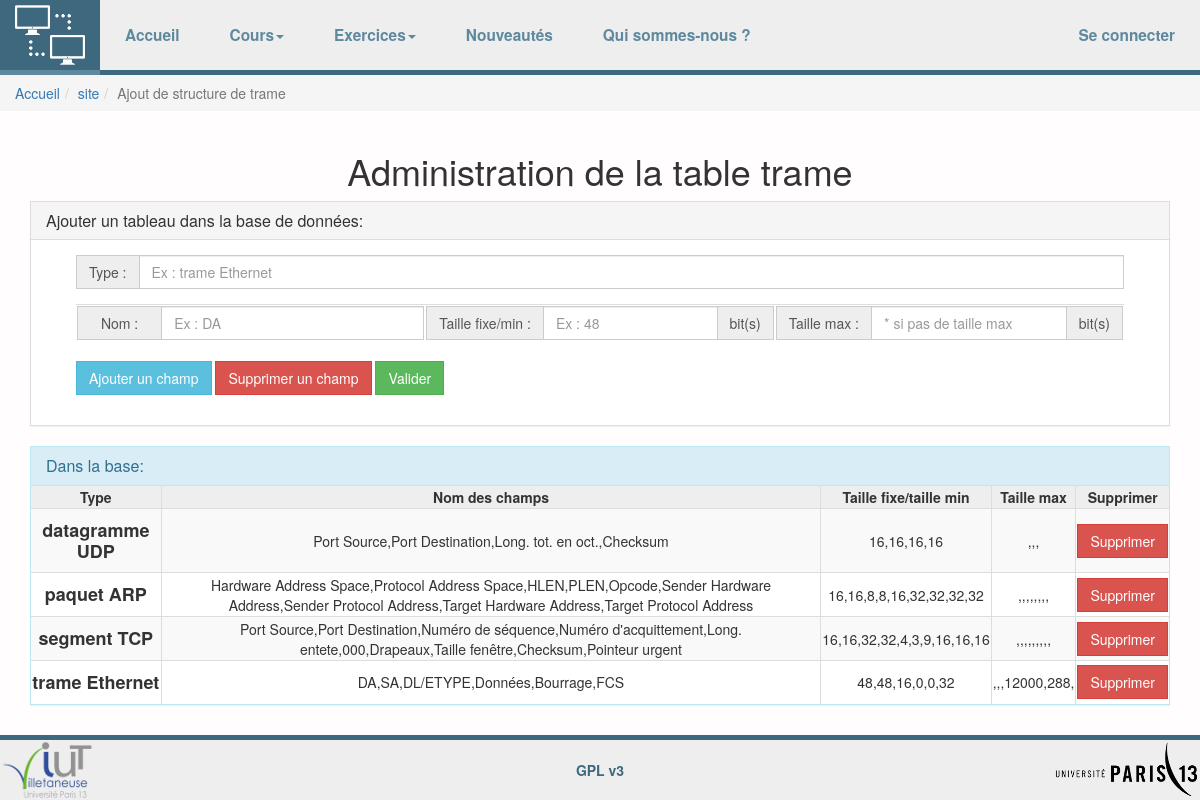
The app's page /site/Administration/admin_trame.php with its own data.
### tables this page shows
CREATE TABLE `trame` (
  `Nom` varchar(32) NOT NULL,
  `Tab` text NOT NULL,
  `tailleMinFixe` text NOT NULL,
  `tailleMax` text NOT NULL,
  PRIMARY KEY (`Nom`)
);

### site/Administration/admin_trame.php (the view, shortened to what this page needs)
<?php
    require('../ressources/header.php');
    require('../ressources/connectBDD.php');
?>
<div class="container">
    <div class="row" >
        <div class="col-md-12 col-xs-12">
            <h1 class="text-center" >Administration de la table trame</h1>
            <div class="panel panel-default <?php if(array_key_exists('success',$_SESSION)&&$_SESSION['success']==1): echo 'panel-success'; elseif(!array_key_exists('type',$_SESSION)&&!array_key_exists('ajoutTab',$_SESSION)&&!array_key_exists('ajoutTabMin',$_SESSION)&&!array_key_exists('ajoutTabMax',$_SESSION)): ;else: echo'panel-danger'; endif; ?>">
                <div class="panel-heading">
                    <h3 class="panel-title">Ajouter un tableau dans la base de données:</h3>
                </div>
                <div class="panel-body">
                    <form id="contact" method="post" action="ajout_trame.php" class="col-xs-12 col-md-12">
                        <div class="col-xs-12 col-md-12">
                            <div class="form-group">
                                <div class="input-group col-xs-12 col-md-12 <?php if(array_key_exists('type',$_SESSION)&&$_SESSION['type'][1]==1): echo 'has-success'; elseif(array_key_exists('type',$_SESSION)&&$_SESSION['type'][1]==0): echo'has-error'; endif; ?>">
                                    <div class="input-group-addon">Type : </div>
                                    <input type="text" class="form-control" id="inputname" name="name" placeholder="Ex : trame Ethernet" value="<?php if(array_key_exists('type',$_SESSION)):echo $_SESSION['type'][0]; endif; ?>">
                                </div>
                            </div>
                            <div style="margin-bottom: 15px;">
                                <table class="table">
                                    <tbody id="tbody">
                                        <tr id="champ_0" class="form-inline form-group">
                                            <td class="col-xs-4 col-md-4">
                                                <div class="col-xs-12 col-md-12 input-group <?php if(array_key_exists('ajoutTab',$_SESSION)&&$_SESSION['ajoutTab'][1]==1): echo 'has-success'; elseif(array_key_exists('ajoutTab',$_SESSION)&&$_SESSION['ajoutTab'][1]==0): echo'has-error'; endif; ?>">
                                                    <div class="input-group-addon">Nom :</div>
                                                    <input type="text" class="form-control" id="inputname_0" name="name_0" placeholder="Ex : DA" value=<?php if(array_key_exists('ajoutTab',$_SESSION)): echo $_SESSION['ajoutTab'][0]; endif; ?>>
                                                </div>
                                            </td>
                                            <td class="col-xs-4 col-md-4">
                                                <div class="col-xs-12 col-md-12 input-group <?php if(array_key_exists('ajoutTabMin',$_SESSION)&&$_SESSION['ajoutTabMin'][1]==1): echo 'has-success'; elseif(array_key_exists('ajoutTabMin',$_SESSION)&&$_SESSION['ajoutTabMin'][1]==0): echo'has-error'; endif; ?>">
                                                    <div class="input-group-addon">Taille fixe/min :</div>
                                                    <input type="text" class="form-control" id="inputmin_0" name="min_0" placeholder="Ex : 48" value=<?php if(array_key_exists('ajoutTab',$_SESSION)): echo $_SESSION['ajoutTabMin'][0]; endif; ?>>
                                                    <div class="input-group-addon">bit(s)</div>
                                                </div>
                                            </td>
                                            <td class="col-xs-4 col-md-4">
                                                <div class="col-xs-12 col-md-12 input-group <?php if(array_key_exists('ajoutTabMax',$_SESSION)&&$_SESSION['ajoutTabMax'][1]==1): echo 'has-success'; elseif(array_key_exists('ajoutTabMax',$_SESSION)&&$_SESSION['ajoutTabMax'][1]==0): echo'has-error'; endif; ?>">
                                                    <div class="input-group-addon">Taille max :</div>
                                                    <input type="text" class="form-control" id="inputmax_0" name="max_0" placeholder="* si pas de taille max" value=<?php if(array_key_exists('ajoutTab',$_SESSION)): echo $_SESSION['ajoutTabMax'][0]; endif;?>>
                                                    <div class="input-group-addon">bit(s)</div>
                                                </div>
                                            </td>
                                        </tr>
                                    </tbody>
                                </table>
                            </div>
                            <div class="form-group">
                                <input type="button" class="btn btn-info" id="valider_champ" value="Ajouter un champ"/>
                                <input type="button" class="btn btn-danger" id="suppr_champ" value="Supprimer un champ" />
                                <input type="submit" class="btn btn-success" id="valider" value="Valider"/>
                            </div>
                        </div>
                    </form>
                </div>
            </div>
        </div>
        <div class="col-md-12 col-xs-12">
            <div class="panel panel-info">
                <div class="panel-heading">
                    <h3 class="panel-title">Dans la base:</h3>
                </div>
                <table class="table table-striped table-bordered">
                    <thead>
                        <tr>
                            <th class="text-center">
                                Type
                            </th>
                            <th class="text-center">
                                Nom des champs
                            </th>
                            <th class="text-center">
                                Taille fixe/taille min
                            </th>
                            <th class="text-center">
                                Taille max
                            </th>
                            <th class="text-center">
                                Supprimer
                            </th>
                        </tr>
                    </thead>
                    <tbody id="in_base">
                    <?php
                        try{
                            $req = $bdd->prepare('SELECT * from trame');
                        	$req->execute();
                			while($rep = $req->fetch(PDO::FETCH_ASSOC)){
                			    echo '<tr><td class="text-center"><h4><strong>'.$rep['Nom'].'</strong></h4></td><td>'.$rep['Tab'].'</td><td>'.$rep['tailleMinFixe'].'</td><td>'.$rep['tailleMax'].'</td><td><form method="post" action="delete_trame.php"><input type="hidden" name="nom" value="'.$rep['Nom'].'" /><input type="submit" class="btn btn-danger" name="'.$rep['Nom'].'" value="Supprimer"/></form></td></tr>';
                			}
                        }
                        catch(PDOException $e)
                        {
                            die('<p> Erreur['.$e->getCode.'] : '.$e->getMessage().'</p>');
                        }
                    ?>
                    </tbody>
                </table>
            </div>
        </div>
    </div>
</div>
<?php
    include("../ressources/footer.php");
?>

### site/css/style_principal.css (style rules this page uses)
body { margin-bottom: 65px; background-color:#FFFDFD; }
html { position: relative; min-height: 100%; }
.btn { transition: all ease-in-out 0.2s; }
.table > thead > tr > th { text-align: center; padding : 1px; background-color: #EEE; }
.table > tbody > tr > td { text-align: center; vertical-align: middle; padding : 1px; }

### records on screen
trame: Nom "datagramme UDP", Tab "Port Source,Port Destination,Long. tot. en oct.,Checksum", tailleMinFixe "16,16,16,16", tailleMax ",,,"
trame: Nom "paquet ARP", Tab "Hardware Address Space,Protocol Address Space,HLEN,PLEN,Opcode,Sender Hardware Address,Sender Protocol Address,Target Hardware Address,Target Protocol Address", tailleMinFixe "16,16,8,8,16,32,32,32,32", tailleMax ",,,,,,,,"
trame: Nom "segment TCP", Tab "Port Source,Port Destination,Numéro de séquence,Numéro d'acquittement,Long. entete,000,Drapeaux,Taille fenêtre,Checksum,Pointeur urgent", tailleMinFixe "16,16,32,32,4,3,9,16,16,16", tailleMax ",,,,,,,,,"
trame: Nom "trame Ethernet", Tab "DA,SA,DL/ETYPE,Données,Bourrage,FCS", tailleMinFixe "48,48,16,0,0,32", tailleMax ",,,12000,288,"

### other values on screen
$val "site"
$title "Ajout de structure de trame"
